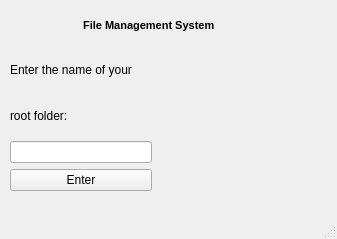
<?xml version="1.0" encoding="UTF-8"?>
<ui version="4.0">
 <class>window2</class>
 <widget class="QMainWindow" name="window2">
  <property name="geometry">
   <rect>
    <x>0</x>
    <y>0</y>
    <width>337</width>
    <height>239</height>
   </rect>
  </property>
  <property name="windowTitle">
   <string>MainWindow</string>
  </property>
  <widget class="QWidget" name="centralwidget">
   <widget class="QLabel" name="mainwindowdisplay">
    <property name="geometry">
     <rect>
      <x>190</x>
      <y>50</y>
      <width>141</width>
      <height>141</height>
     </rect>
    </property>
    <property name="text">
     <string/>
    </property>
   </widget>
   <widget class="QLabel" name="label">
    <property name="geometry">
     <rect>
      <x>80</x>
      <y>10</y>
      <width>191</width>
      <height>31</height>
     </rect>
    </property>
    <property name="font">
     <font>
      <family>MS Sans Serif</family>
      <pointsize>8</pointsize>
      <weight>75</weight>
      <bold>true</bold>
     </font>
    </property>
    <property name="text">
     <string> File Management System</string>
    </property>
   </widget>
   <widget class="QWidget" name="layoutWidget">
    <property name="geometry">
     <rect>
      <x>10</x>
      <y>50</y>
      <width>142</width>
      <height>141</height>
     </rect>
    </property>
    <layout class="QVBoxLayout" name="verticalLayout_2">
     <item>
      <layout class="QVBoxLayout" name="verticalLayout">
       <item>
        <widget class="QLabel" name="inputdialogbox">
         <property name="text">
          <string>Enter the name of your </string>
         </property>
        </widget>
       </item>
       <item>
        <widget class="QLabel" name="label_2">
         <property name="text">
          <string>root folder:</string>
         </property>
        </widget>
       </item>
       <item>
        <widget class="QLineEdit" name="lineEdit"/>
       </item>
      </layout>
     </item>
     <item>
      <widget class="QPushButton" name="pushButton">
       <property name="text">
        <string>Enter</string>
       </property>
      </widget>
     </item>
    </layout>
   </widget>
  </widget>
  <widget class="QMenuBar" name="menubar">
   <property name="geometry">
    <rect>
     <x>0</x>
     <y>0</y>
     <width>337</width>
     <height>21</height>
    </rect>
   </property>
  </widget>
  <widget class="QStatusBar" name="statusbar"/>
 </widget>
 <resources/>
 <connections/>
</ui>
